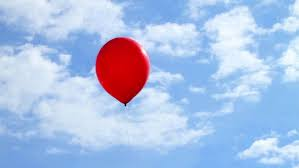
#> input picture src/img/balloon1.jpeg, 299 x 168 px, given in place of the camera
$ python videoFilter.py   (Python 2 division)   (older library calls are emulated)
#> lines starting #> are read from the running program, lines starting #| are printed output that depends on the picture; after the words box and inside, x2 and y2 are one past the last pixel; in counts of white or black regions, pixels touching at a corner belong together
### src/Filter.py
from SaveableImage import SaveableImage as si
from Confidence import Confidence
import Constants
import numpy as np
import cv2

class Filter:
	# Class to handle ALL dealings with any and all thresholds and images, works with video as well
	def __init__(self, image, display=True, consts={}):
		# Image (as an object, NOT a filename)
		# Display: Boolean to display unnescessary details
		# Consts: Constants that are nescessary for filtering the correct contours
		self.image = image
		self.original = image
		self.moments = []
		self.contours = None # Sets contours later
		self.saveable = si(image) # Creates SaveableImage object
		self.display = display
		self.consts = consts
		self.allContours = [] # List of all contours and what they passed in terms of the filter
		self.acceptedContours = [] # List of the indexes of the contours that passed the filter
		self.confidence = Confidence()
		self.contourCount = 0
	def blur(self):
		# Blurs the image, as well as makes it grayscale
		grayimg = cv2.cvtColor(self.image, cv2.COLOR_BGR2GRAY) # Converts image to grayscale
		blur = cv2.GaussianBlur(grayimg,(5,5),0) # Blurs the image 5x5 Averaging Gaussian
		return blur # Returns blurred image
	def setContours(self, contours):
		self.contours = contours # Sets class contours to the contours passed to it
	def getContours(self, approx, threshLow=127, threshHigh=255, finalThreshVal=0):
		# Approx: How the contours should be approximated as: See 'contourTest.py' for more details
		# ThreshLow: Pixel must be above this to pass threshold
		# ThreshHigh: Pixel must be below this to pass threshold
		# FinalThreshVal: Type of thresholding to be done (OTSU VS BINARY) See 'contourTest.py' for more details
		blur = self.blur() # Blurs the image
		r, t = cv2.threshold(blur,threshLow,threshHigh,finalThreshVal) # Standard threshold
		thresh = np.copy(t) # Creates a copy of the threshold to do contour drawing on it
		#i, cont, h = cv2.findContours(t, cv2.RETR_TREE, approx) # Finds contours of the filtered result
		# 3.0.0 ^
		# 2.x.x V
		cont, h = cv2.findContours(t, cv2.RETR_TREE, approx)
		i = None

		self.setContours(cont) # Sets the contours
		return r, thresh, i, cont, h # Returns Ret, Thresholded Image, Image with contours, Hiearchy
	# [85 lines left out: functions adaptiveGet, bgrConvert, rgbGet, not called in this run]
	def toleranceCheck(self, acceptance, index, x, y, w, h):
		if acceptance >= self.consts['tolerance']: # If the acceptance exceeds the tolerance, accept the contour
			# CONTOUR PASSES FILTER
			if self.display: print "ACCEPTED CONTOUR "+str(index)
			self.acceptedContours.append(index)
		self.moments.append({'A': w*h})
		self.confidence.confidence.append(float(acceptance)/self.consts['tolerance']*100)
		self.confidence.confidenceRect.append((x, y, w, h))
	def run(self, Image, color=(0,255,0)):
		# Image: image object to pass through to the function: allows filter to work with video frames
		# Color: Color to draw contours in (not any of the other contour related things, however)
		# RETURNS ORIGINAL IMAGE WITH CONTOURS THAT PASS THE FILTER DRAWN IN
		# FILTER:
		# self.original = np.copy(Image) # Sets the original image to the image just passed through
		index = -1 # Resets index to -1
		image2 = Image
		shape = Image.shape
		self.acceptedContours = []
		self.moments = []
		self.confidence.confidence = []
		self.confidence.confidenceRect = []
		# print len(self.contours)
		for item in self.contours: # For each contour
			index += 1
			# MOMENTS
			tol = 0
			# Draw Contours
			# cv2.drawContours(image2, [item], 0, color, 2) # Draws the contour on the image

			# Area
			A = cv2.contourArea(item) # 0.00001888005142 seconds per frame
			tol += 1
			if A < self.consts['minArea'] or A > self.consts['maxArea']:
				#self.toleranceCheck(tol, index)
				continue
			tol += 1

			# Perimeter
			P = cv2.arcLength(item, True)
			tol += 1
			if P < self.consts['minPerimeter'] or P > self.consts['maxPerimeter']:
				#self.toleranceCheck(tol, index)
				continue
			tol += 1

			# Normal Bounding Rect
			x, y, w, h = cv2.boundingRect(item) # 0.00002342947307 seconds per frame
			tol += 1
			if w < self.consts['minWidth'] or w > self.consts['maxWidth']:
				self.toleranceCheck(tol, index, x, y, w, h)
				continue
			tol += 2
			if h < self.consts['minHeight'] or h > self.consts['maxHeight']:
				self.toleranceCheck(tol, index, x, y, w, h)
				continue
			tol += 2
			if w / float(shape[0]) < self.consts['minRatioWidthtoSize'] or w / float(shape[0]) > self.consts['maxRatioWidthtoSize']:
				self.toleranceCheck(tol, index, x, y, w, h)
				continue
			tol += 2
			if h / float(shape[1]) < self.consts['minRatioHeighttoSize'] or h / float(shape[1]) > self.consts['maxRatioHeighttoSize']:
				self.toleranceCheck(tol, index, x, y, w, h)
				continue
			tol += 1

			# Aspect Ratio
			aspect_ratio = float(w)/h
			tol += 1
			if aspect_ratio < self.consts['minRatio'] or aspect_ratio > self.consts['maxRatio']:
				# self.toleranceCheck(tol, index, x, y, w, h)
				continue
			tol += 1

			# Extent
			rect_area = w*h
			extent = float(A)/rect_area
			tol += 1
			if extent < self.consts['minExtent'] or extent > self.consts['maxExtent']:
				self.toleranceCheck(tol, index, x, y, w, h)
				continue
			tol += 1

			# Actual convex polygon
			hull = cv2.convexHull(item,returnPoints=True)

			# Is Convex?
			k = cv2.isContourConvex(item)

			try:
				# Solidity
				hull_area = cv2.contourArea(hull)
				solidity = float(A)/hull_area
			except:
				solidity = float(A)/A
			tol += 1
			if solidity < self.consts['minSolidity'] or solidity > self.consts['maxSolidity']:
				self.toleranceCheck(tol, index, x, y, w, h)
				continue
			tol += 1

			# [11 lines of commented-out code are left out]

			try:
				# Ellipse

				if item.shape[0] > 5:
					# Orientation
					(ex,ey), (MA,ma), angle = cv2.fitEllipse(item)
				else:
					angle = 0
					MA = 1
					ma = 1

			except:
				# NOT FIVE OR MORE POINTS
				angle = 0
				MA = 1
				ma = 1
			tol += 1
			if angle < self.consts['minAngle'] or angle > self.consts['maxAngle']:
				self.toleranceCheck(tol, index, x, y, w, h)
				continue
			tol += 1


			try:
				# Line
				pass
				# [4 lines of commented-out code are left out]
			except OverflowError:
				# Line exists outside of the image, numbers are too small
				pass

			# Mean Color/Intensity

			# mean = cv2.mean(image2, mask=mask) # Expensive
			mean = [127.5]

			tol += 1
			if mean[0] < self.consts['minMean'] or mean[0] > self.consts['maxMean']:
				self.toleranceCheck(tol, index, x, y, w, h)
				continue
			tol += 1

			# Equivalent Diameter

			# eD = np.sqrt(4*A/np.pi)
			eD = 0

			# Mask + Pixel Points

			# grayimg = cv2.cvtColor(image2, cv2.COLOR_BGR2GRAY)
			# mask = np.zeros(grayimg.shape,np.uint8) # Expensive
			# pixelPoints = cv2.findNonZero(mask) # Expensive
			mask = range(15)
			pixelPoints = range(15)

			tol += 1
			if len(pixelPoints) < self.consts['minVerticies'] or len(pixelPoints) > self.consts['maxVerticies']:
				self.toleranceCheck(tol, index, x, y, w, h)
				continue
			tol += 1

			# Maximum and Minimum

			# min_val, max_val, min_loc, max_loc = cv2.minMaxLoc(grayimg,mask=mask)
			min_val, max_val, min_loc, max_loc = 0,0,0,0


			# [6 lines of commented-out code are left out]
			leftMost, rightMost, topMost, bottomMost = 0,0,0,0

			self.saveable.image = image2
			# SHOULD ALWAYS PASS THE TEST
			self.toleranceCheck(tol, index, x, y, w, h)

			if self.display:
				# Don't display anything because video feeds make it annoyingly slow (when displaying stuff in this loop)
				pass
				#self.saveable.showRaw("Item "+str(index))
				#self.saveable.testKey()

		# BEGIN FILTER TEST
		# FILTER TEST NOW DONE IN MAIN FOR LOOP
		image2 = Image

		# GOAL: AFTER ACCEPTED CONTOUR(S) ARE PASSED THROUGH, DETERMINE A CONFIDENCE FACTOR FOR EACH OF THEM
		# WHEN TAKING THE NEXT IMAGE, ONLY SAMPLE THE PART THAT WE HAVE A HIGH CONFIDENCE IN + A BUFFER FOR MOVEMENT

		maxConf = 0
		target = 0
		# print self.confidence.confidence
		for index in range(len(self.confidence.confidence)):
			if self.confidence.confidence[index] > maxConf:
				maxConf = self.confidence.confidence[index]
				target = index
			elif self.confidence.confidence[index] == maxConf:
				try:
					area1 = self.confidence.confidenceRect[index][2] * self.confidence.confidenceRect[index][3]
					area2 = self.confidence.confidenceRect[target][2] * self.confidence.confidenceRect[target][3]
					if area1 > area2:
						# TAKE THE LARGER ONE
						if self.display: print "%.1f is > than %.1f" % (area1, area2)

						maxConf = self.confidence.confidence[index]
						target = index
				except IndexError:
					continue
		if len(self.confidence.confidence) > 0:
			self.confidence.confidence = [self.confidence.confidence[target]]
			self.confidence.confidenceRect = [self.confidence.confidenceRect[target]]
			self.contourCount += 1
			print "X:\t%i Y:\t%i W:\t%i H:\t%i" % (self.confidence.confidenceRect[0][0], self.confidence.confidenceRect[0][1], self.confidence.confidenceRect[0][2], self.confidence.confidenceRect[0][3])
		else:
			self.confidence.confidence = [0]

		for item in self.acceptedContours:
			# print item,
			cv2.drawContours(image2, [self.contours[item]], -1, color, 3) # Draw the accepted contours
		return image2 # Returns image with accepted contours drawn on it

### src/SaveableImage.py
#Saveable Image Handler
import numpy as np
import cv2
class SaveableImage:
	def __init__(self,imageName):
		try:
			self.image = cv2.imread(imageName)
		except:
			self.image = imageName
		self.title = ''
		self.saved = False
	# [9 lines left out: functions save, showRaw, not called in this run]
	def waitRaw(self, ticks=0):
		self.display("Waiting for: "+str(ticks)+" ticks")
		return cv2.waitKey(ticks) & 0xFF
	def destroyAll(self):
		cv2.destroyAllWindows()
		self.display("ALL Windows have been destroyed")
	# [5 lines left out: function destroy, not called in this run]
	def shape(self):
		return self.image.shape
	# [19 lines left out: function testKey, not called in this run]
	def display(self, message=''):
		print message
	def openImage(self, inputName='img/input.jpg'):
		self.image = cv2.imread(inputName)

### src/Confidence.py
import Constants
class Confidence:
	def __init__(self):
		self.confidenceRect = [[0,0,0,0]] # The rect in question
		self.confidence = [0] # The (0-100) Rating that is given to a contour which determines how likely it is to be the target
		self.tolerance = Constants.CONFIDENCE_TOLERANCE # To use confidenceRect when confidence is above this amount
		self.usingConfidence = False
		self.imageVals = []
	# [10 lines left out: function getxy, not called in this run]

### src/videoFilter.py
import numpy as np
import cv2
from SaveableImage import SaveableImage as si
from Filter import Filter as f

consts = {
	'minArea' : 55,
	'maxArea' : 20000,
	'minPerimeter' : 20,
	'maxPerimeter' : 3000,
	'minWidth' : 20,
	'maxWidth' : 600,
	'minHeight' : 25,
	'maxHeight' : 300,
	'minRatio' : 0.0,
	'maxRatio' : 1000.0,
	'minExtent' : 0.6,
	'maxExtent' : 0.9,
	'minSolidity' : 0.490,
	'maxSolidity' : 100.0,
	'minMean' : 0.0,
	'maxMean' : 255.0,
	'minVerticies' : 40,
	'maxVerticies' : 10200,
	'minAngle' : -360.0,
	'maxAngle' : 360.0,
	'minRatioWidthtoSize' : 0.05,
	'maxRatioWidthtoSize' : 0.4,
	'minRatioHeighttoSize' : 0.033,
	'maxRatioHeighttoSize' : 0.4,
	'tolerance' : 24 # Number of above conditions to be met for successful contour observation
}
cap = cv2.VideoCapture(0)
while(cap.isOpened()):
	ret, frame = cap.read()
#> frame is the input picture: shape (168, 299, 3); mean B, G, R 227.9, 192.5, 171.6
	if ret==True:
		e1 = cv2.getTickCount() # Starttime
		coolFrame = np.copy(frame) # Copies the frame
		filt = f(frame, consts=consts, display=False) # Filter Object
		ret3, filtered, imagey, contours, h = filt.getContours(cv2.CHAIN_APPROX_SIMPLE, 113, 255, cv2.THRESH_BINARY)#+cv2.THRESH_OTSU)
#> in blur, `grayimg = cv2.cvtColor(self.image, cv2.COLOR_BGR2GRAY)`:
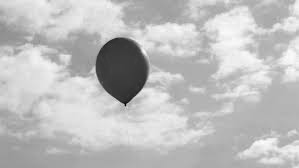
#> grayimg: shape (168, 299); min 5, max 252, mean 190.2
#> in getContours, `r, t = cv2.threshold(blur,threshLow,threshHigh,finalThreshVal)`:
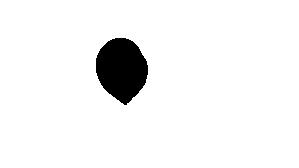
#> t: shape (168, 299); 95% white; 1 black region
#> in getContours, `r, t = cv2.threshold(blur,threshLow,threshHigh,finalThreshVal)`: r = 113
#> in getContours, `cont, h = cv2.findContours(t, cv2.RETR_TREE, approx)`: cont = 2 contours; box (x1, y1, x2, y2) and area: (0, 0, 299, 168) 49766, (95, 37, 149, 106) 2598; h = [[-1, -1, 1, -1], [-1, -1, -1, 0]]
#> in setContours, `self.contours = contours`: self.contours has the same summary as cont in getContours
#> ret3 = 113; contours has the same summary as cont in getContours; h = [[-1, -1, 1, -1], [-1, -1, -1, 0]]
		coolImage = filt.run(coolFrame)
#> the loop in run, `for item in self.contours:` made 2 passes
#> (index, tol, A, P, x, y, w, h) on pass 2: (1, 23, 2598, 195.1, 95, 37, 54, 69)
#> (item, index, tol, A) on pass 1: ([[0, 0], [0, 167], [298, 167], [298, 0]], 0, 1, 49766)
#> after the loop in run, `for item in self.contours:`: index = 1
#> the loop in run, `for index in range(len(self.confidence.confidence)):` made 1 pass
#> (maxConf, target) on pass 1: (95.83, 0)
#> after the loop in run, `for index in range(len(self.confidence.confidence)):`: maxConf = 95.83; target = 0
#> in run, `self.contourCount += 1`: self.contourCount = 1
#| X:	95 Y:	37 W:	54 H:	69
		cv2.imshow('frame',coolImage)
		if cv2.waitKey(1) & 0xFF == ord('q'):
#> (key q is pressed here)
			break # Quits when you press q
		e2 = cv2.getTickCount()
		time = (e2 - e1) / cv2.getTickFrequency()
		print time
	else:
		break
cap.release()
cv2.destroyAllWindows()
